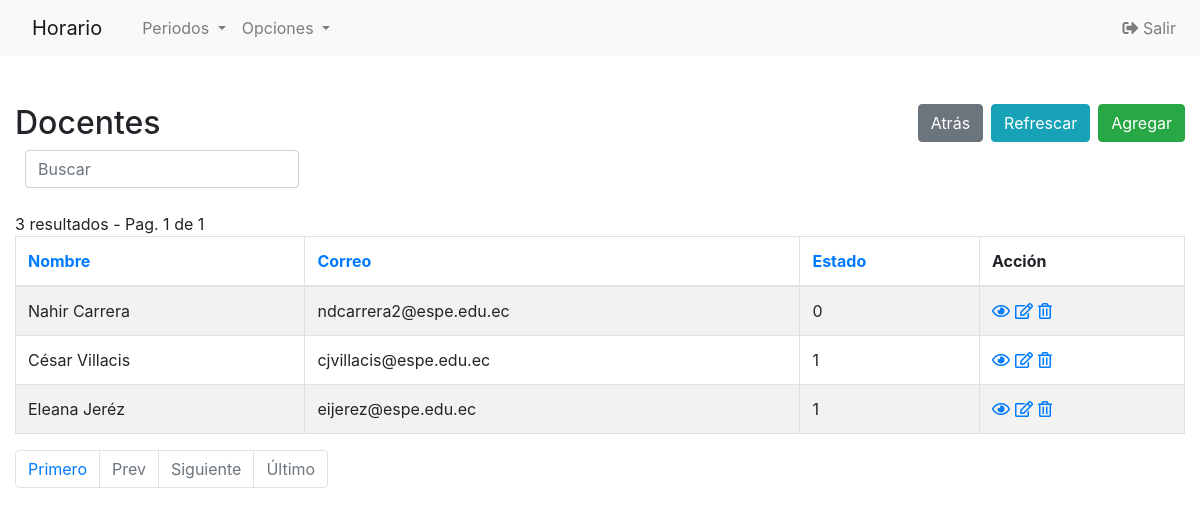
/Codigo/php/docentes-index.php (signed in), run on the app's committed database.
### tables this page shows
CREATE TABLE `docentes` (
  `ID_docente` int(11) NOT NULL,
  `nombre` varchar(100) DEFAULT NULL,
  `correo` varchar(100) DEFAULT NULL,
  `estado` int(1) DEFAULT '1'
);

### Codigo/php/config.php (called while the page is built, shortened)
<?php
$no_of_records_per_page = 10;
?>

### Codigo/php/docentes-index.php (the view, shortened to what this page needs)
<!DOCTYPE html>
<html lang="en">
<head>
    <link rel="stylesheet" href="https://stackpath.bootstrapcdn.com/bootstrap/4.5.0/css/bootstrap.min.css">
</head>
<?php require_once('navbar.php'); ?>
<body>
    <section class="pt-5">
        <div class="container-fluid">
            <div class="row">
                <div class="col-md-12">
                    <div class="page-header clearfix">
                        <h2 class="float-left">Docentes</h2>
                        <a href="docentes-create.php" class="btn btn-success float-right">Agregar</a>
                        <a href="docentes-index.php" class="btn btn-info float-right mr-2">Refrescar</a>
                        <a href="index1.php" class="btn btn-secondary float-right mr-2">Atrás</a>
                    </div>
                    <div class="form-row">
                        <form action="docentes-index.php" method="get">
                        <div class="col">
                          <input type="text" class="form-control" placeholder="Buscar" name="search">
                        </div>
                    </div>
                    <br>
                    <?php
                    require_once "config.php";
                    $domain   = $_SERVER['HTTP_HOST'];
                    $script   = $_SERVER['SCRIPT_NAME'];
                    $parameters   = $_GET ? $_SERVER['QUERY_STRING'] : "" ;
                    $protocol=($_SERVER['HTTPS'] == "on" ? "https" : "http");
                    $currenturl = $protocol . '://' . $domain. $script . '?' . $parameters;
                    if (isset($_GET['pageno'])) {
                        $pageno = $_GET['pageno'];
                    } else {
                        $pageno = 1;
                    }
                    $offset = ($pageno-1) * $no_of_records_per_page;
                    $total_pages_sql = "SELECT COUNT(*) FROM docentes";
                    $result = mysqli_query($link,$total_pages_sql);
                    $total_rows = mysqli_fetch_array($result)[0];
                    $total_pages = ceil($total_rows / $no_of_records_per_page);
                    $order = 'ID_docente';
                    $sortBy = array('asc', 'desc'); $sort = 'desc';
                    $sql = "SELECT * FROM docentes ORDER BY $order $sort LIMIT $offset, $no_of_records_per_page";
                    $count_pages = "SELECT * FROM docentes";
                    if(!empty($_GET['search'])) {
                        $search = ($_GET['search']);
                        $sql = "SELECT * FROM docentes
                            WHERE CONCAT_WS (nombre,correo,estado)
                            LIKE '%$search%'
                            ORDER BY $order $sort
                            LIMIT $offset, $no_of_records_per_page";
                        $count_pages = "SELECT * FROM docentes
                            WHERE CONCAT_WS (nombre,correo,estado)
                            LIKE '%$search%'
                            ORDER BY $order $sort";
                    }
                    else {
                        $search = "";
                    }
                    if($result = mysqli_query($link, $sql)){
                        if(mysqli_num_rows($result) > 0){
                            if ($result_count = mysqli_query($link, $count_pages)) {
                               $total_pages = ceil(mysqli_num_rows($result_count) / $no_of_records_per_page);
                           }
                            $number_of_results = mysqli_num_rows($result_count);
                            echo " " . $number_of_results . " resultados - Pag. " . $pageno . " de " . $total_pages;
                            echo "<table class='table table-bordered table-striped'>";
                                echo "<thead>";
                                    echo "<tr>";
                                        echo "<th><a href=?search=$search&sort=&order=nombre&sort=$sort>Nombre</th>";
										echo "<th><a href=?search=$search&sort=&order=correo&sort=$sort>Correo</th>";
										echo "<th><a href=?search=$search&sort=&order=estado&sort=$sort>Estado</th>";
                                        echo "<th>Acción</th>";
                                    echo "</tr>";
                                echo "</thead>";
                                echo "<tbody>";
                                while($row = mysqli_fetch_array($result)){
                                    echo "<tr>";
                                    echo "<td>" . htmlspecialchars($row['nombre']) . "</td>";echo "<td>" . htmlspecialchars($row['correo']) . "</td>";echo "<td>" . htmlspecialchars($row['estado']) . "</td>";
                                        echo "<td>";
                                            echo "<a href='docentes-read.php?ID_docente=". $row['ID_docente'] ."' title='View Record' data-toggle='tooltip'><i class='far fa-eye'></i></a>";
                                            echo "<a href='docentes-update.php?ID_docente=". $row['ID_docente'] ."' title='Update Record' data-toggle='tooltip'><i class='far fa-edit'></i></a>";
                                            echo "<a href='docentes-delete.php?ID_docente=". $row['ID_docente'] ."' title='Delete Record' data-toggle='tooltip'><i class='far fa-trash-alt'></i></a>";
                                        echo "</td>";
                                    echo "</tr>";
                                }
                                echo "</tbody>";
                            echo "</table>";
?>
                                <ul class="pagination" align-right>
                                <?php
                                    $new_url = preg_replace('/&?pageno=[^&]*/', '', $currenturl);
                                 ?>
                                    <li class="page-item"><a class="page-link" href="<?php echo $new_url .'&pageno=1' ?>">Primero</a></li>
                                    <li class="page-item <?php if($pageno <= 1){ echo 'disabled'; } ?>">
                                        <a class="page-link" href="<?php if($pageno <= 1){ echo '#'; } else { echo $new_url ."&pageno=".($pageno - 1); } ?>">Prev</a>
                                    </li>
                                    <li class="page-item <?php if($pageno >= $total_pages){ echo 'disabled'; } ?>">
                                        <a class="page-link" href="<?php if($pageno >= $total_pages){ echo '#'; } else { echo $new_url . "&pageno=".($pageno + 1); } ?>">Siguiente</a>
                                    </li>
                                    <li class="page-item <?php if($pageno >= $total_pages){ echo 'disabled'; } ?>">
                                        <a class="page-item"><a class="page-link" href="<?php echo $new_url .'&pageno=' . $total_pages; ?>">Último</a>
                                    </li>
                                </ul>
<?php
                        } else{
                            echo "<p class='lead'><em>No records were found.</em></p>";
                        }
                    } else{
                        echo "ERROR: Could not able to execute $sql. " . mysqli_error($link);
                    }
                    ?>
                </div>
            </div>
        </div>
    </section>
</body>
</html>

### Codigo/php/docentes-index.php (style rules this page uses)
.page-header h2 { margin-top: 0; }
table tr td:last-child a { margin-right: 5px; }
body { font-size: 14px; }

### data on the page
docentes: nombre "Nahir Carrera", correo "ndcarrera2@espe.edu.ec", estado "0"
docentes: nombre "César Villacis", correo "cjvillacis@espe.edu.ec", estado "1"
docentes: nombre "Eleana Jeréz", correo "eijerez@espe.edu.ec", estado "1"

### other printed values
$number_of_results "3"
$pageno "1"
$total_pages "1"
